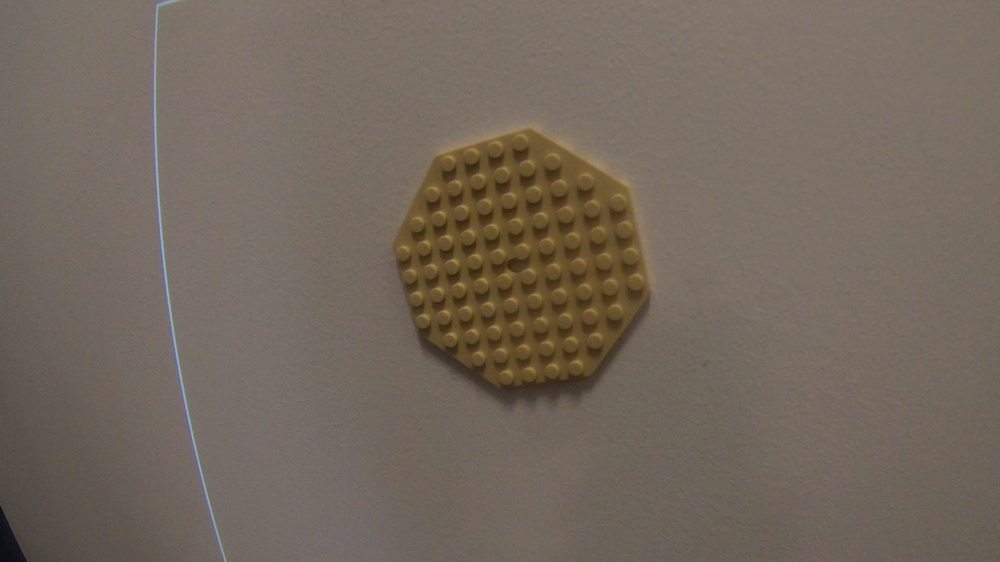
#> input picture Demo/FFF03A_0.jpg, 1000 x 562 px, shrunk from 3840 x 2160 before the run
$ python Testing.py   (older library calls are emulated)
#> lines starting #> are read from the running program, lines starting #| are printed output that depends on the picture; after the words box and inside, x2 and y2 are one past the last pixel; in counts of white or black regions, pixels touching at a corner belong together
import numpy as np
import cv2

img = cv2.imread('FFF03A_0.jpg')
#> img is the input picture: shape (562, 1000, 3); mean B, G, R 92.7, 103.6, 115.1
gray = cv2.cvtColor(img, cv2.COLOR_BGR2GRAY)

# save image with lower quality—smaller file size
cv2.imwrite('FFF_compressed.jpg', img, [cv2.IMWRITE_JPEG_QUALITY, 9])

# read the compressed image
img = cv2.imread('FFF_compressed.jpg')
# convert the colored image into gray one
gray = cv2.cvtColor(img, cv2.COLOR_BGR2GRAY)

# Use Sobel kernel to find the contours
gradX = cv2.Sobel(gray, ddepth=cv2.CV_32F, dx=1, dy=0, ksize=-1)
gradY = cv2.Sobel(gray, ddepth=cv2.CV_32F, dx=0, dy=1, ksize=-1)
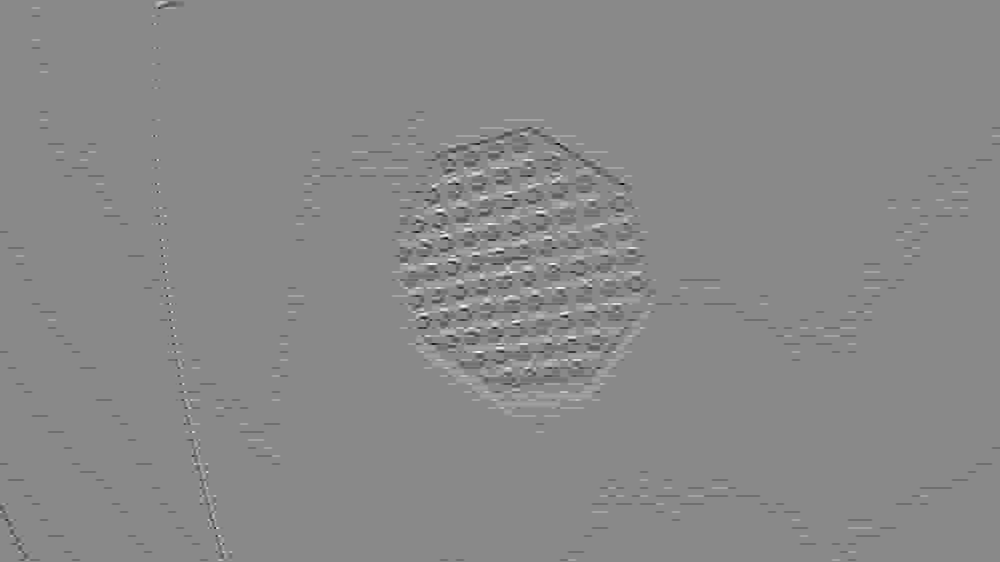
#> gradY: shape (562, 1000) float32; min -916, max 783, mean -1.3; drawn with min black and max white

# subtract the y-gradient from the x-gradient
gradient = cv2.subtract(gradX, gradY)
gradient = cv2.convertScaleAbs(gradient)
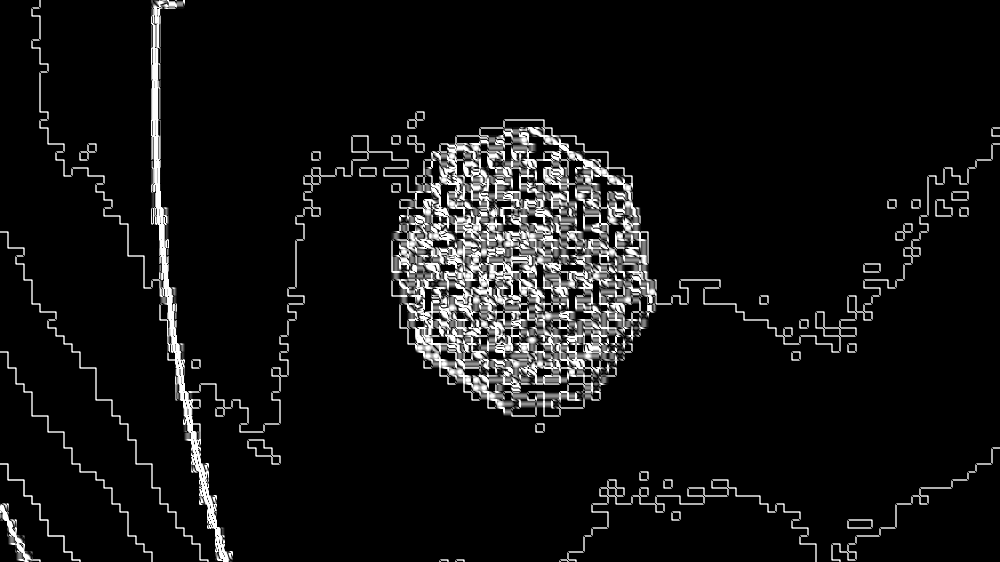
#> gradient: shape (562, 1000); min 0, max 255, mean 18.6

# blur and threshold the image
blurred = cv2.blur(gradient, (20, 20))
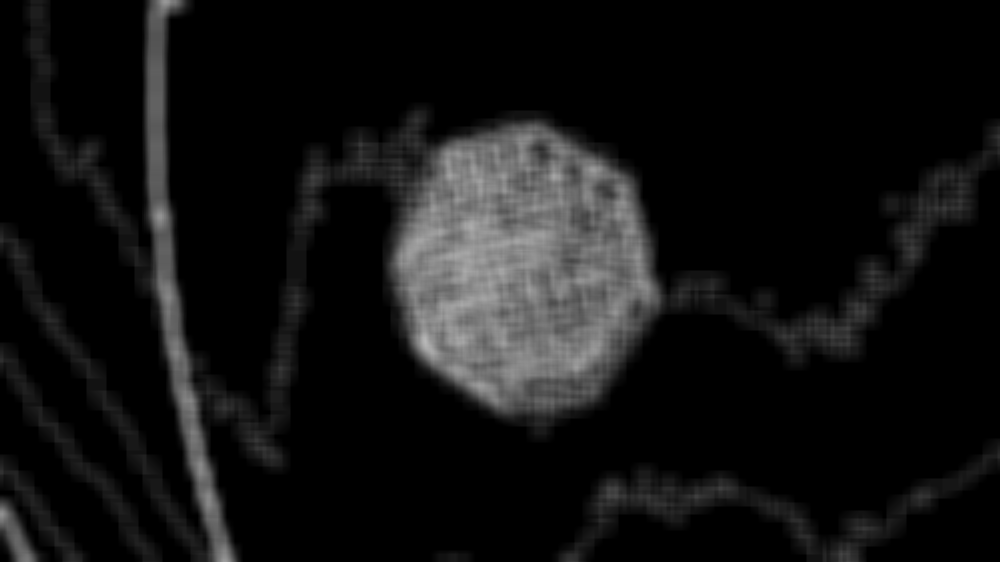
#> blurred: shape (562, 1000); min 0, max 184, mean 18.6
(_, thresh) = cv2.threshold(blurred, 90, 255, cv2.THRESH_BINARY)
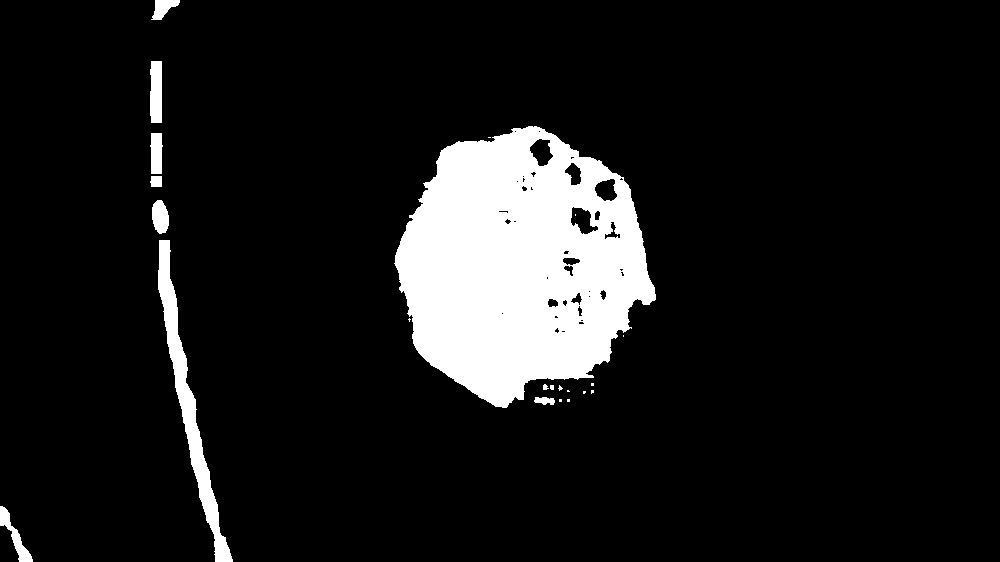
#> thresh: shape (562, 1000); 10.1% white; 22 white regions (12 under 20 px), largest, box (x1, y1, x2, y2) and area: (394, 126, 656, 408) 49710, (158, 240, 233, 562) 4373, (150, 61, 162, 123) 713

# make the image closed
kernel = cv2.getStructuringElement(cv2.MORPH_RECT, (100, 100))
closed = cv2.morphologyEx(thresh, cv2.MORPH_CLOSE, kernel)
#> closed: shape (562, 1000); 11.1% white; 3 white regions, box (x1, y1, x2, y2) and area: (395, 127, 657, 409) 53641, (151, 0, 234, 562) 7938, (0, 507, 34, 562) 1064

# cv2.imshow('1', closed)

# perform a series of erosions and dilations
closed = cv2.erode(closed, None, iterations=4)
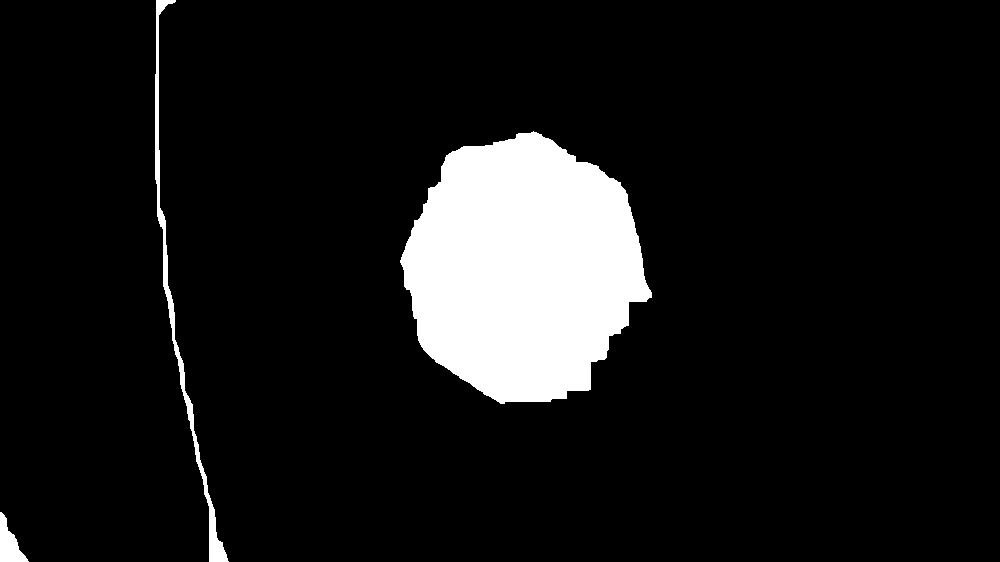
#> closed: shape (562, 1000); 9.4% white; 3 white regions, box (x1, y1, x2, y2) and area: (400, 131, 652, 404) 49365, (155, 0, 229, 562) 2868, (0, 512, 29, 562) 726
closed = cv2.dilate(closed, None, iterations=4)
#> closed: shape (562, 1000); 11.1% white; 3 white regions

# draw contour
contours, hierarchy= cv2.findContours(closed.copy(), cv2.RETR_EXTERNAL, cv2.CHAIN_APPROX_SIMPLE)
#> contours = 3 contours; box (x1, y1, x2, y2) and area: (396, 127, 656, 408) 53197, (151, 0, 233, 562) 7339, (0, 508, 33, 562) 984
cnt = sorted(contours, key=cv2.contourArea, reverse=True)[0]
#> cnt = contour of 314 points, box (x1, y1, x2, y2) (396, 127, 656, 408), area 53197

# epsilon = 0.0001*cv2.arcLength(cnt,True)
# approx = cv2.approxPolyDP(cnt,epsilon,True)
# cv2.drawContours(img, [approx], -1, (0, 255, 0), 3)

hull = cv2.convexHull(cnt)
#> hull = contour of 33 points, box (x1, y1, x2, y2) (396, 127, 656, 408), area 55409
# cv2.drawContours(img, [hull], -1, (0, 255, 0), 3)

mask = np.zeros_like(img)
cv2.drawContours(mask, [hull], -1, (0, 255, 0), 3)
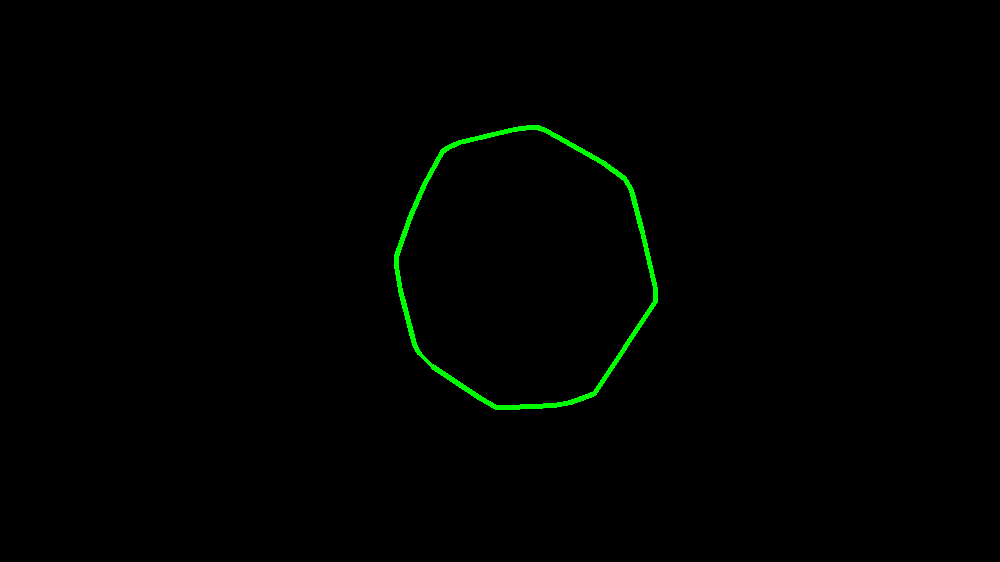
#> mask: shape (562, 1000, 3); mean of channels 0, 1, 2 0, 1.9, 0; drawn as B, G, R
out = img.copy()  # Extract out the object and place into output image
out[mask == 255] = img[mask == 255]

# crop
# (y, x) = np.where(mask == 255)
y,x,b = np.where(mask == 255)
#> y = 4198 values from 125 to 409; x = 4198 values, max 657 at index 2292, min 394 at index 1958, mean 523.4; b = 4198 values from 1 to 1
(topy, topx) = (np.min(y), np.min(x))
#> topy = 125; topx = 394
(bottomy, bottomx) = (np.max(y), np.max(x))
#> bottomy = 409; bottomx = 657
out = out[topy:bottomy + 1, topx:bottomx + 1]
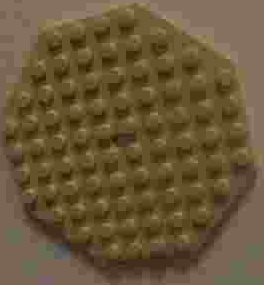
#> out: shape (285, 264, 3); mean B, G, R 55.3, 86.6, 105.1

# [16 lines of commented-out code are left out]

$ run again, with Demo/FFF03A_1.jpg copied over Demo/FFF03A_0.jpg
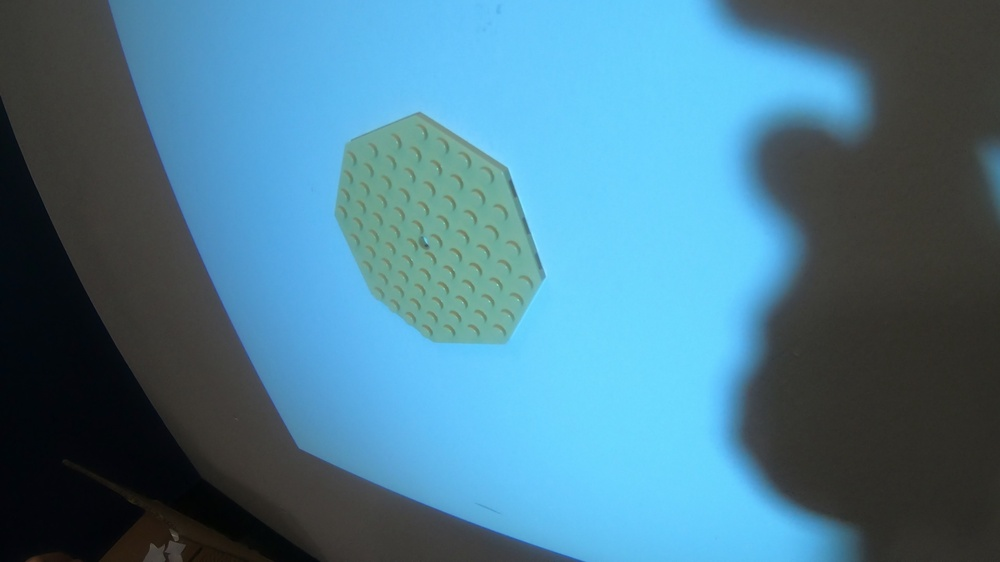
#> input picture Demo/FFF03A_1.jpg, 1000 x 562 px, shrunk from 3840 x 2160 before the run
#> img is the input picture: shape (562, 1000, 3); mean B, G, R 143.9, 122.6, 74.4
#> `(_, thresh) = cv2.threshold(blurred, 90, 255, cv2.THRESH_BINARY)`:
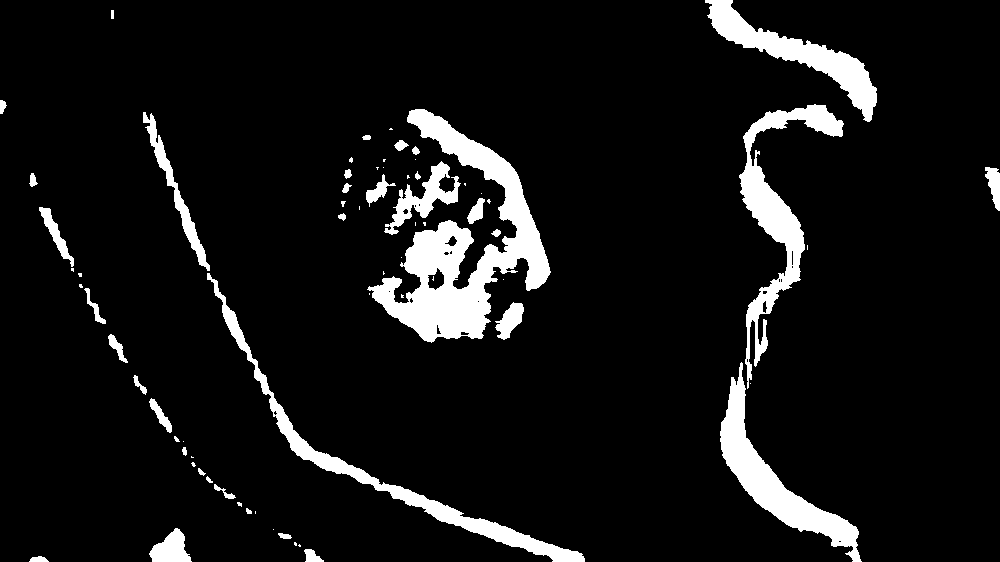
#> thresh: shape (562, 1000); 8.1% white; 70 white regions (33 under 20 px), largest, box (x1, y1, x2, y2) and area: (367, 109, 551, 343) 14208, (739, 104, 844, 389) 6420, (720, 362, 862, 562) 6045
#> contours = 5 contours; box (x1, y1, x2, y2) and area: (0, 102, 585, 562) 63616, (708, 0, 878, 562) 35790, (342, 110, 550, 342) 33272, (986, 168, 1000, 205) 328, (0, 557, 43, 562) 168
#> cnt = contour of 505 points, box (x1, y1, x2, y2) (0, 102, 585, 562), area 63616
#> hull = [[5, 102], [152, 114], [583, 555], [584, 557], [584, 561], [150, 561], [0, 232], [0, 102]]
#> y = 6858 values from 100 to 561; x = 6858 values, max 586 at index 5517, min 0 at index 0, mean 237.8; b = 6858 values from 1 to 1
#> topy = 100; topx = 0
#> bottomy = 561; bottomx = 586
#> `out = out[topy:bottomy + 1, topx:bottomx + 1]`:
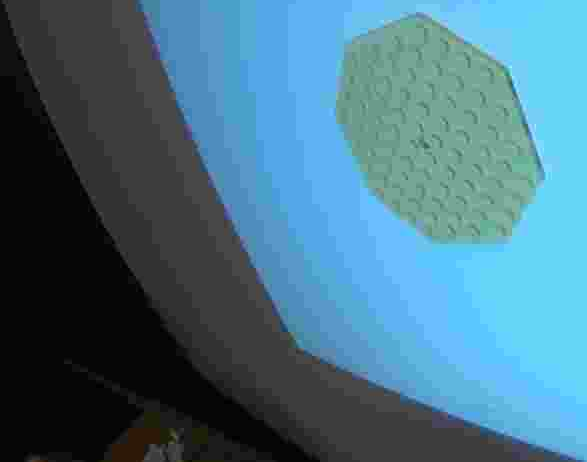
#> out: shape (462, 587, 3); mean B, G, R 132.3, 113.7, 70.3
